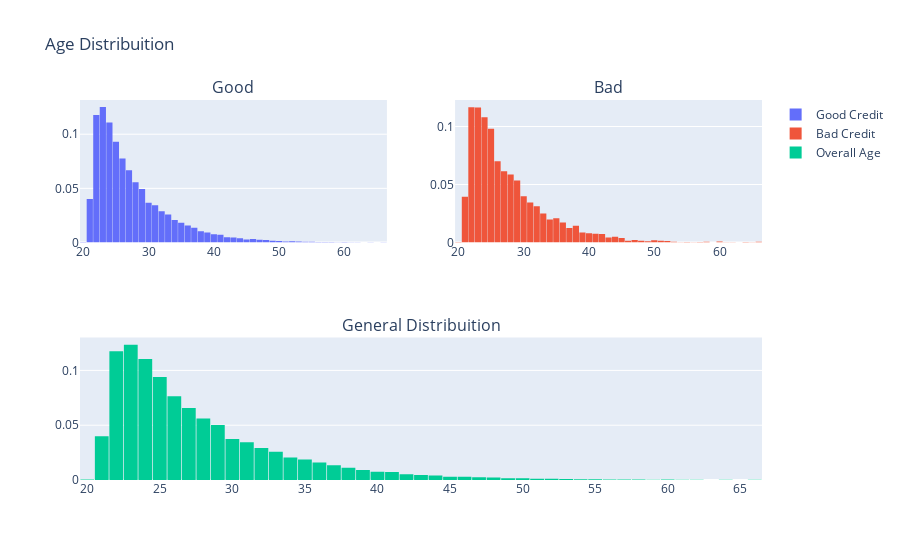

The notebook cell this image was saved under:
### Code cell
# it's a library that we work with plotly
import warnings
warnings.filterwarnings("ignore")
import plotly.offline as py
py.init_notebook_mode(connected=True) # this code, allow us to work with offline plotly
import plotly.graph_objs as go # it's like "plt" of matplot
import plotly.tools as tls # It's useful to we get some tools of plotly
import warnings # This library will be used to ignore some warnings
from collections import Counter # To do counter of some features
df_good = data.loc[data["Default History"] == 'N']['Age'].values.tolist()
df_bad = data.loc[data["Default History"] == 'Y']['Age'].values.tolist()
df_age = data['Age'].values.tolist()
#First plot
trace0 = go.Histogram(x=df_good,histnorm='probability',name="Good Credit")
#Second plot
trace1 = go.Histogram(x=df_bad,histnorm='probability',name="Bad Credit")
#Third plot
trace2 = go.Histogram(x=df_age,histnorm='probability',name="Overall Age")
#Creating the grid
fig = tls.make_subplots(rows=2, cols=2, specs=[[{}, {}], [{'colspan': 2}, None]],subplot_titles=('Good','Bad', 'General Distribuition'))
#setting the figs
fig.append_trace(trace0, 1, 1)
fig.append_trace(trace1, 1, 2)
fig.append_trace(trace2, 2, 1)
fig['layout'].update(showlegend=True, title='Age Distribuition', bargap=0.05)
py.iplot(fig, filename='custom-sized-subplot-with-subplot-titles')

### Figure 1 — Plotly figure (JSON) as saved in the notebook; plotly's stock layout.template omitted (floating-point values rounded to 4 significant figures; data arrays with more than 128 entries replaced by an {"elided": "..."} marker saying what was removed)
{"data": [{"histnorm": "probability", "name": "Good Credit", "type": "histogram", "x": {"elided": "21139 int values"}, "xaxis": "x", "yaxis": "y"}, {"histnorm": "probability", "name": "Bad Credit", "type": "histogram", "x": {"elided": "4481 int values"}, "xaxis": "x2", "yaxis": "y2"}, {"histnorm": "probability", "name": "Overall Age", "type": "histogram", "x": {"elided": "25620 int values"}, "xaxis": "x3", "yaxis": "y3"}], "layout": {"annotations": [{"font": {"size": 16}, "showarrow": false, "text": "Good", "x": 0.225, "xanchor": "center", "xref": "paper", "y": 1, "yanchor": "bottom", "yref": "paper"}, {"font": {"size": 16}, "showarrow": false, "text": "Bad", "x": 0.775, "xanchor": "center", "xref": "paper", "y": 1, "yanchor": "bottom", "yref": "paper"}, {"font": {"size": 16}, "showarrow": false, "text": "General Distribuition", "x": 0.5, "xanchor": "center", "xref": "paper", "y": 0.375, "yanchor": "bottom", "yref": "paper"}], "bargap": 0.05, "showlegend": true, "title": {"text": "Age Distribuition"}, "xaxis": {"anchor": "y", "domain": [0, 0.45]}, "xaxis2": {"anchor": "y2", "domain": [0.55, 1]}, "xaxis3": {"anchor": "y3", "domain": [0, 1]}, "yaxis": {"anchor": "x", "domain": [0.625, 1]}, "yaxis2": {"anchor": "x2", "domain": [0.625, 1]}, "yaxis3": {"anchor": "x3", "domain": [0, 0.375]}}}
